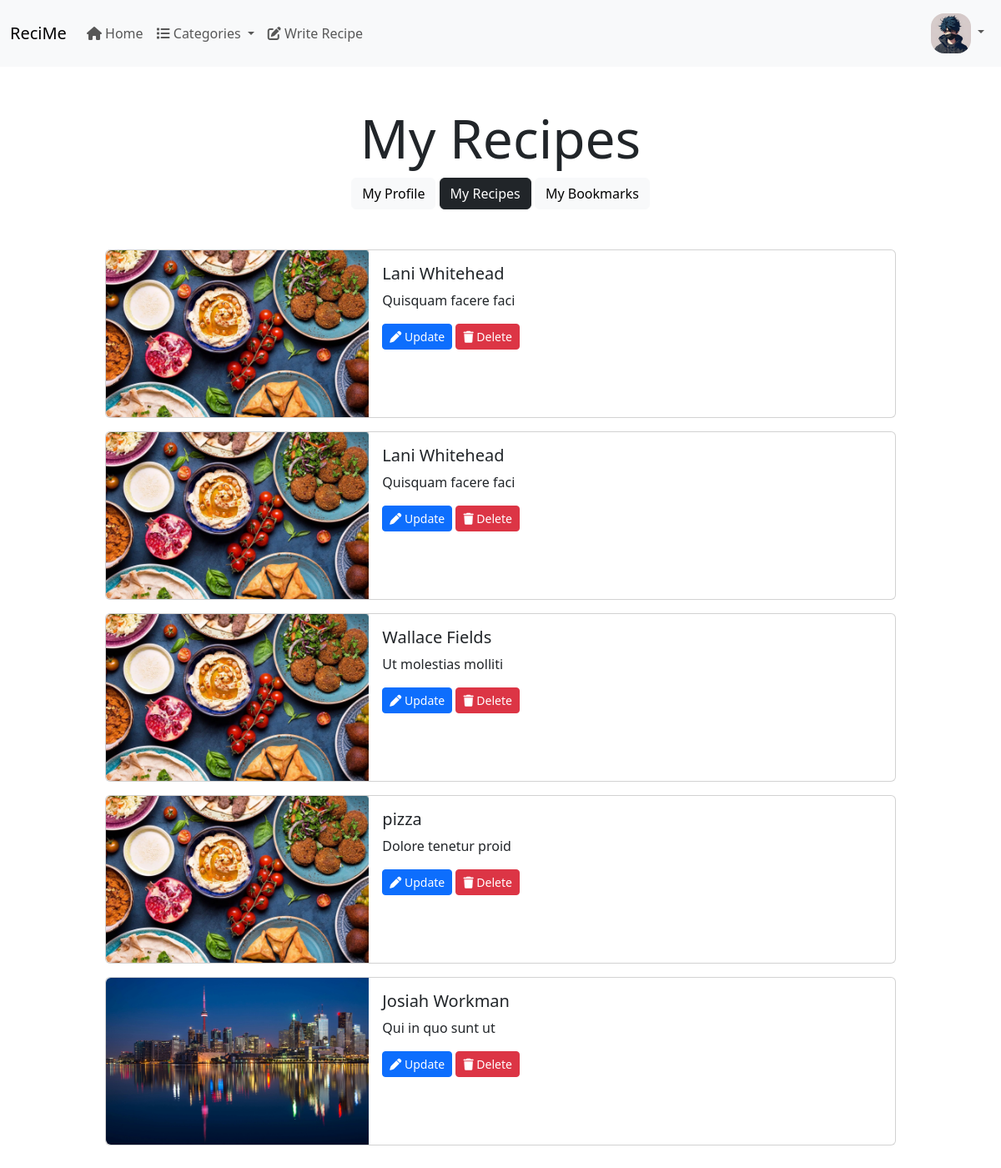
The page /user/settings/my-recipes/ (signed in) on the database as committed earlier.
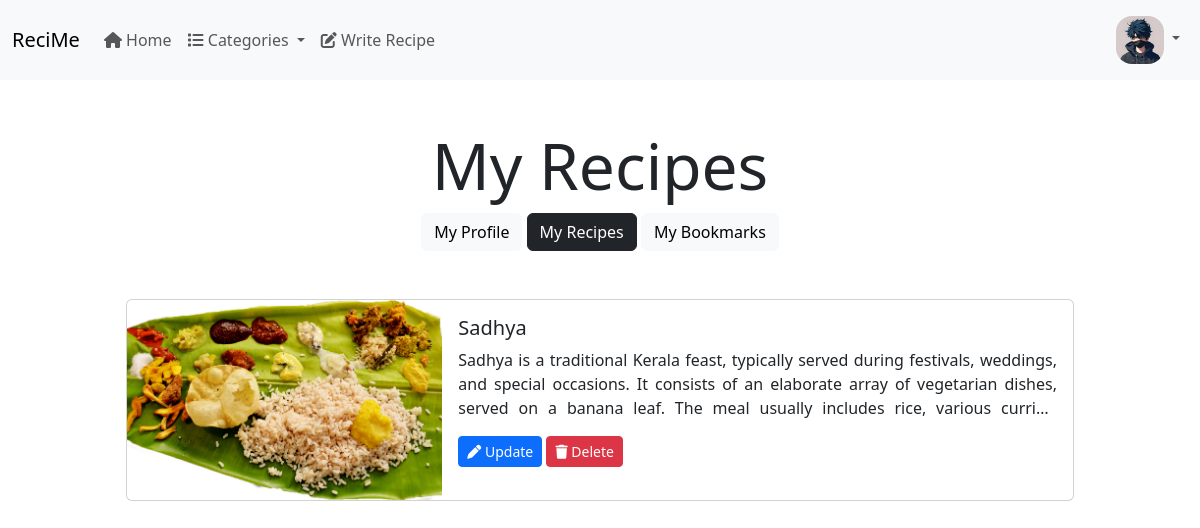
The same page on the database as committed later.
### appRecipe/models.py (models this page shows, shortened)
class Recipe(models.Model):
    def get_file_path(instance, filename):
        ext = filename.split(".")[-1]
        tmp = get_random_string()
        filename = f"{tmp}.{ext}"
        return os.path.join("recipe", filename)
    author = models.ForeignKey(CustomUser, on_delete=models.CASCADE)
    name = models.CharField(max_length=100)
    slug = models.SlugField(max_length=100, unique=True)
    category = models.ForeignKey(Category, on_delete=models.CASCADE)
    about = models.TextField()
    ingredients = models.TextField()
    preparation = models.TextField()
    image = models.ImageField(
        upload_to=get_file_path, null=True, blank=True, default="recipe/default.jpg"
    )
    is_deleted = models.BooleanField(default=False)

### appUser/views.py (the view)
@login_required
def settings_my_recipes(request):
    user = request.user
    context = get_common_context()
    recipes = Recipe.objects.filter(author=user, is_deleted=False)
    context.update({"title": f"{user} | My Recipes", "recipes": recipes})
    return render(request, "appUser/my_recipes.html", context=context)

### appAuth/models.py (called while the page is built)
    def __str__(self):
        return self.name

### appRecipe/views.py (called while the page is built)
def get_common_context():
    categories = Category.objects.filter(is_deleted=False)
    return {"categories": categories}

### templates/appUser/my_recipes.html (shortened to what this page needs)
{% extends "base.html" %}
{% load static %}
{% block content %}
	<div class="container p-5">
		<div class="text-center">
			<h1 class="display-3">My Recipes</h1>
			<a href="/user/settings/" id="my-profile-btn" class="btn btn-light">My Profile</a>
			<a href="/user/settings/my-recipes/" id="my-recipes-btn" class="btn btn-dark">My Recipes</a>
			<a href="/user/settings/my-bookmarks/" id="my-bookmarks-btn" class="btn btn-light"> My Bookmarks</a>
		</div>
		<div id="content" class="p-5">
			{% if recipes.count > 0 %}
				{% for recipe in recipes %}
					<div class="card mb-3">
						<div class="row g-0">
							<div class="col-md-4">
								<img
										src="{{ recipe.image.url }}" class="img-fluid rounded-start"
										style="width: 100%; height: 25vh; object-fit: cover;">
							</div>
							<div class="col-md-8">
								<div class="card-body">
									<h5 class="card-title">{{ recipe.name }}</h5>
									<p class="card-text three-lines">{{ recipe.about }}</p>
									<button type="submit" class="btn btn-sm btn-primary" form="user_update_recipe_form">
										<i class="fa-solid fa-pen"></i> Update
									</button>
									<button type="submit" class="btn btn-sm btn-danger" form="user_remove_recipe_form">
										<i class="fa-solid fa-trash"></i> Delete
									</button>
								</div>
							</div>
						</div>
					</div>
				{% endfor %}
			{% else %}
				<h5 class="text-center">Seems like you haven't created any recipes yet. would you like to <a
						href="/recipe/create/">create</a> one?</h5>
			{% endif %}
		</div>
	</div>
{% endblock content %}

Rows that differ between the two databases and show on the page:
no longer on this page (row edited): Recipe: image (placeholder picture), name "Lani Whitehead", about "Quisquam facere faci"
no longer on this page (row edited): Recipe: image (placeholder picture), name "Lani Whitehead", about "Quisquam facere faci"
no longer on this page (row edited): Recipe: image (placeholder picture), name "Wallace Fields", about "Ut molestias molliti"
removed Recipe: image (placeholder picture), name "pizza", about "Dolore tenetur proid"
removed Recipe: image (picture), name "Josiah Workman", about "Qui in quo sunt ut"
now on this page (row edited): Recipe: image (picture), name "Sadhya", about "Sadhya is a traditional Kerala feast, typically served during festivals, weddings, and special occasions. It consists of an elaborate array of vegetarian dishes, served on a banana leaf. The meal usually includes rice, various…"
